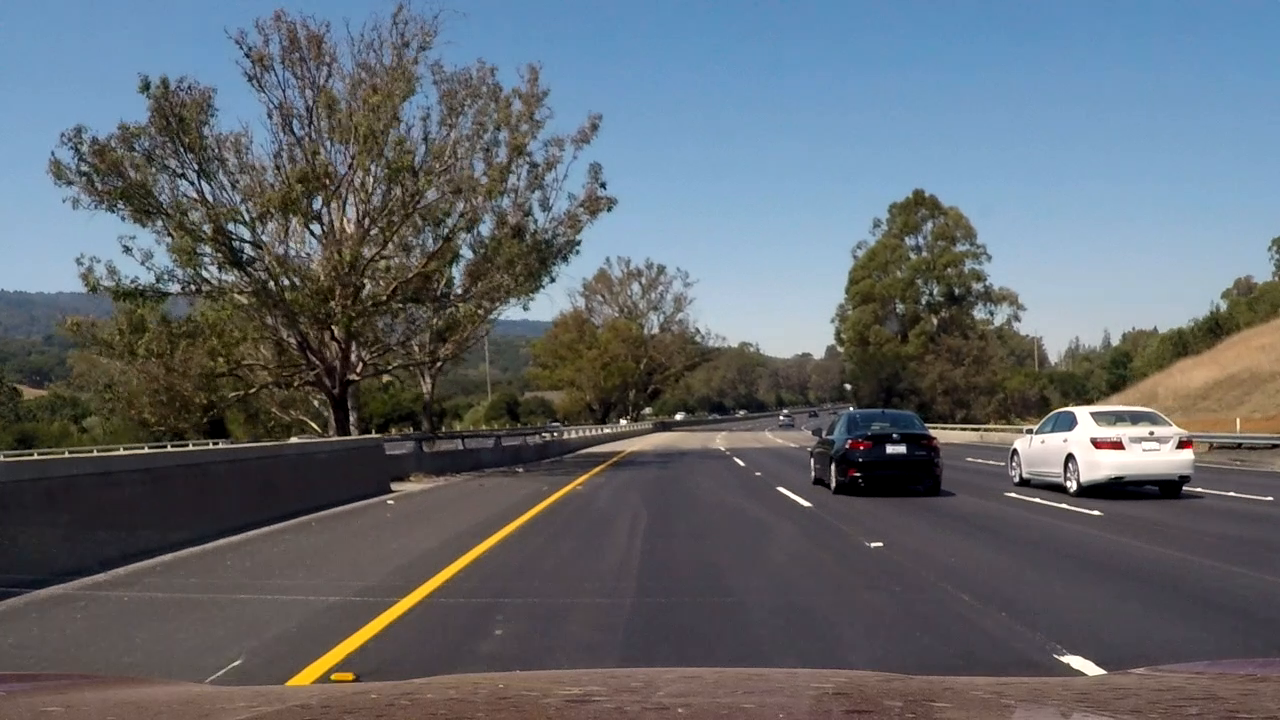
#> input picture frame 3 of Part1/Computer-Vision/Lesson09_Vehicle-Detection/test_video.mp4, 1280 x 720 px, given in place of project_video.mp4, which was not available
$ python test_pipeline.py   (older library calls are emulated)
#> lines starting #> are read from the running program, lines starting #| are printed output that depends on the picture; after the words box and inside, x2 and y2 are one past the last pixel; in counts of white or black regions, pixels touching at a corner belong together; pictures that were not available may be replaced by others from this repository, and a replacement may not be noted
### Part1/Computer-Vision/Lesson04_Advanced_Lane_Finding_Project/calibration.py
import glob
import cv2
import numpy as np
import pickle
import matplotlib.pyplot as plt

# [33 lines left out: function gene_pkl, not called in this run]


def calibrate(img):
    ''' 读取RGB图片，返回相机矫正后的RGB图片 '''

    # img = cv2.cvtColor(img, cv2.COLOR_BGR2RGB)

    with open('IGNORE/output_images/calibration.pkl', 'rb') as f:
        cal = pickle.load(f)

    mtx = cal["mtx"]
    dist = cal["dist"]

    dst = cv2.undistort(img,mtx,dist,None,mtx)

    if __name__ == "__main__":
        # 返回f,两个对象（存放图片）
        f,(row_img, cal_img)=plt.subplots(1, 2)
        f.tight_layout()

        row_img.set_title("row img")
        row_img.imshow(img)
        cal_img.set_title("cal img")
        cal_img.imshow(dst)
        plt.show()

    return dst

# [9 lines that do not run on import are left out]
    #gene_pkl()

### Part1/Computer-Vision/Lesson04_Advanced_Lane_Finding_Project/binary_image.py
from IPython.core.pylabtools import figsize

import cv2
import numpy as np
import matplotlib.pyplot as plt
import glob

print_img = True

# x,y方向上的梯度
print_sobel = False
# 纯度与亮度梯度
print_color_and_grad = False
# 打印结果
print_binary_result = False


def abs_sobel_thresh(img, orient='x', thresh=(0, 255)):
    '''传入RGB 返回x/y方向的梯度'''
    gray = cv2.cvtColor(img, cv2.COLOR_RGB2GRAY)
    if orient == 'x':
        sobel = cv2.Sobel(gray, cv2.CV_64F, dx=1, dy=0)
    else:
        sobel = cv2.Sobel(gray, cv2.CV_64F, dx=0, dy=1)

    sobel = np.abs(sobel)
    sobel = np.uint8(sobel * 255 / np.max(sobel))

    binary = np.zeros_like(sobel)
    binary[(sobel >= thresh[0]) & (sobel <= thresh[1])] = 1

    if print_sobel == True:
        f, (pic1, pic2) = plt.subplots(1, 2)

        pic1.set_title("raw")
        pic1.imshow(img)

        pic2.set_title(f'after abs_sobel_thresh {orient}')
        pic2.imshow(binary)

        plt.show()

    return np.copy(binary)


def mag_thresh(img, ksize=3, thresh=(0, 255)):
    '''传入RGB 计算图像梯度值 '''
    gray = cv2.cvtColor(img, cv2.COLOR_RGB2GRAY)

    sobelx = cv2.Sobel(gray, cv2.CV_64F, dx=1, dy=0, ksize=ksize)
    sobely = cv2.Sobel(gray, cv2.CV_64F, dx=0, dy=1, ksize=ksize)

    mag = np.sqrt(sobelx ** 2 + sobely ** 2)
    abs_mag = np.uint8(mag * 255 / np.max(mag))

    binary = np.zeros_like(abs_mag)
    binary[(abs_mag >= thresh[0]) & (abs_mag <= thresh[1])] = 1

    if print_img == False:
        f, (pic1, pic2) = plt.subplots(1, 2)
        pic1.set_title('raw')
        pic1.imshow(img)
        pic2.set_title('after mag_thresh')
        pic2.imshow(binary)
        plt.show()

    return binary


def dir_thresh(img, sobel_size=3, thresh=(0, np.pi / 2)):
    '''传入RGB 返回梯度方向夹角'''
    gray = cv2.cvtColor(img, cv2.COLOR_RGB2GRAY)
    kernel_sobel_x = cv2.Sobel(gray, cv2.CV_64F, dx=1, dy=0, ksize=sobel_size)
    kernel_sobel_y = cv2.Sobel(gray, cv2.CV_64F, dx=0, dy=1, ksize=sobel_size)

    angle = np.arctan2(np.abs(kernel_sobel_y), np.abs(kernel_sobel_x))

    binary = np.zeros_like(angle)
    binary[(angle >= thresh[0]) & (angle <= thresh[1])] = 1

    if print_img == False:
        f, (pic_1, pic_2) = plt.subplots(1, 2)

        pic_1.set_title('raw')
        pic_1.imshow(img)
        pic_2.set_title('after dir_thresh')
        pic_2.imshow(binary)
        plt.show()

    return binary


def region_mask(img):
    mask = np.zeros_like(img)

    hood = 20

    vertices = np.array([[(0, img.shape[0] - hood),
                          (int(img.shape[1] * 2 / 5), int((img.shape[0] - hood) * 3 / 5)),
                          (int(img.shape[1] * 3 / 5), int((img.shape[0] - hood) * 3 / 5)),
                          (img.shape[1], img.shape[0])]])
    intrest = 255

    cv2.fillPoly(mask, vertices, intrest)

    img = cv2.bitwise_and(img, mask)

    # plt.imshow(img)
    # plt.show()

    return img


use_s_channel_grad = True
if use_s_channel_grad == False:

    # [35 lines left out: function color_and_gradient, not called in this run]
else:
    def color_and_gradient(img, s_thresh=(170, 255), sx_thresh=(20, 100), s_channel_grad_thresh=(15, 100)):
        ''' 传入RGB 返回纯度与l，s梯度阈值 '''

        hls_img = cv2.cvtColor(img, cv2.COLOR_RGB2HLS)

        h_channel = hls_img[:, :, 0]
        l_channel = hls_img[:, :, 1]
        s_channel = hls_img[:, :, 2]

        l_threshed = np.copy(l_channel)
        l_threshed[l_channel < 200] = 0

        # # 创建子图
        # f, ((pic_1, pic_2), (pic_3, pic_4)) = plt.subplots(2, 2, figsize=(10, 8))
        # f.tight_layout()
        #
        # # 显示H通道（调整至0-255范围）
        # pic_1.set_title("H Channel")
        # pic_1.imshow(h_channel, cmap='gray', vmin=0, vmax=180)  # 显式指定数值范围
        #
        # # 显示L通道
        # pic_2.set_title("L Channel")
        # pic_2.imshow(l_threshed, cmap='gray')
        #
        # # 显示S通道
        # pic_3.set_title("S Channel")
        # pic_3.imshow(s_channel, cmap='gray')
        #
        # # 显示原始RGB图像（或转换HLS回RGB）
        # pic_4.set_title("Original RGB")
        # pic_4.imshow(img)  # 建议显示原始输入
        #
        # plt.show()

        # l通道检测水平方向梯度
        sobelx = cv2.Sobel(l_threshed, cv2.CV_64F, dx=1, dy=0)
        abs_sobelx = np.abs(sobelx)
        scaled_sobelx = np.uint8(abs_sobelx * 255 / np.max(abs_sobelx))

        l_channel_in_x_binary = np.zeros_like(scaled_sobelx)
        l_channel_in_x_binary[(scaled_sobelx >= sx_thresh[0]) & (scaled_sobelx <= sx_thresh[1])] = 1

        # s通道x方向的梯度
        s_channel_in_x_grad = np.abs(cv2.Sobel(s_channel, cv2.CV_64F, dx=1, dy=0))
        scaled_s_channel_in_x_grad = np.uint8(s_channel_in_x_grad * 255 / np.max(abs_sobelx))
        s_channel_in_x_binary = np.zeros_like(scaled_s_channel_in_x_grad)
        s_channel_in_x_binary[(scaled_s_channel_in_x_grad >= s_channel_grad_thresh[0]) & (
                scaled_s_channel_in_x_grad <= s_channel_grad_thresh[1])] = 1

        # s通道检测颜色纯度
        s_binary = np.zeros_like(s_channel)
        s_binary[(s_channel >= s_thresh[0]) & (s_channel <= s_thresh[1])] = 1

        # 返回二值图片
        combined = np.zeros_like(s_channel)
        combined[(l_channel_in_x_binary == 1) | (s_binary == 1) | (s_channel_in_x_binary == 1)] = 1
        # combined = np.dstack((np.zeros_like(l_channel_in_x_binary), l_channel_in_x_binary, s_binary)) * 255

        if print_color_and_grad == True:
            f, ((pic1, pic2), (pic3, pic4)) = plt.subplots(2, 2, figsize=(24, 9))
            f.tight_layout()
            pic1.set_title('combined')
            pic1.imshow(combined)
            pic2.set_title('l channel')
            pic2.imshow(l_channel_in_x_binary)
            pic3.set_title('s channel')
            pic3.imshow(s_binary)
            plt.show()

        return combined


def binary_process_pipeline(img):
    '''处理为二值图像'''

    # [17 lines of commented-out code are left out]
    sobelx = abs_sobel_thresh(np.copy(img), orient='x', thresh=(20, 100))
    sobely = abs_sobel_thresh(np.copy(img), orient="y", thresh=(20, 100))
    dir_binary = dir_thresh(np.copy(img), sobel_size=3, thresh=(0.7, 1.3))
    mag_binary = mag_thresh(np.copy(img), ksize=3, thresh=(30, 100))

    # 纯度处理
    color_binary = color_and_gradient(np.copy(img))

    # 结合
    combined = np.zeros_like(mag_binary)

    temp_sobx_soby = np.zeros_like(combined)
    temp_dir_mag = np.zeros_like(combined)

    temp_sobx_soby[(sobelx == 1) & (sobely == 1)] = 1
    temp_dir_mag[(dir_binary == 1) & (mag_binary == 1)] = 1

    combined[(temp_sobx_soby == 1) | (temp_dir_mag == 1) | (color_binary == 1)] = 1

    combined = region_mask(combined)

    if print_binary_result == True:
        f, ((pic_1, pic_2), (pic_3, pic_4)) = plt.subplots(2, 2)
        f.tight_layout()
        pic_1.set_title("color_binary")
        pic_1.imshow(color_binary)

        pic_2.set_title("sobx_soby")
        pic_2.imshow(temp_sobx_soby, cmap='gray')

        pic_3.set_title("dir_mag")
        pic_3.imshow(temp_dir_mag, cmap="gray")

        pic_4.set_title("combined")
        pic_4.imshow(combined, cmap="gray")
        plt.show()

    return combined


def gaussian_blur(img, kerner_size=9):
    return cv2.GaussianBlur(img, (kerner_size, kerner_size), 0)


# [15 lines that do not run on import are left out]

        # [13 lines of commented-out code are left out]

### Part1/Computer-Vision/Lesson04_Advanced_Lane_Finding_Project/perspective_transform.py
import numpy as np
import matplotlib.pyplot as plt
import cv2


def warper(img):
    '''输入图片，返回透视变换后的图片'''

    # 图片numpy数组的shape是 （高，宽，通道），OpenCV的坐标体系是（宽，高，通道）
    img_size = (img.shape[1], img.shape[0])

    src = np.float32(
        [[(img_size[0] / 2) - 55, img_size[1] / 2 + 100],
         [((img_size[0] / 6) - 10), img_size[1]],
         [(img_size[0] * 5 / 6) + 60, img_size[1]],
         [(img_size[0] / 2 + 55), img_size[1] / 2 + 100]])

    # 定义逆时针时4点
    dst = np.float32(
        [[(img_size[0] / 4), 0],
         [(img_size[0] / 4), img_size[1]],
         [(img_size[0] * 3 / 4), img_size[1]],
         [(img_size[0] * 3 / 4), 0]])

    M = cv2.getPerspectiveTransform(src, dst)
    warped = cv2.warpPerspective(img, M, img_size, flags=cv2.INTER_NEAREST)  # 恢复原尺寸

    return warped

def restore_perspective(img):
    '''返回还原的图片'''
    # 图片numpy数组的shape是 （高，宽，通道），OpenCV的坐标体系是（宽，高，通道）
    img_size = (img.shape[1], img.shape[0])

    src = np.float32(
        [[(img_size[0] / 2) - 55, img_size[1] / 2 + 100],
         [((img_size[0] / 6) - 10), img_size[1]],
         [(img_size[0] * 5 / 6) + 60, img_size[1]],
         [(img_size[0] / 2 + 55), img_size[1] / 2 + 100]])

    # 定义逆时针时4点
    dst = np.float32(
        [[(img_size[0] / 4), 0],
         [(img_size[0] / 4), img_size[1]],
         [(img_size[0] * 3 / 4), img_size[1]],
         [(img_size[0] * 3 / 4), 0]])

    M = cv2.getPerspectiveTransform(dst, src)
    warped = cv2.warpPerspective(img, M, img_size, flags=cv2.INTER_NEAREST)  # 恢复原尺寸

    return warped


# [22 lines that do not run on import are left out]

### Part1/Computer-Vision/Lesson04_Advanced_Lane_Finding_Project/test_pipeline.py
import cv2
import numpy as np

if __name__ == "__main__":
    from binary_image import binary_process_pipeline
    from calibration import calibrate
    from perspective_transform import warper ,restore_perspective
    from fit_lane import find_lane_pipe

    # 视频输入输出路径
    input_path = "IGNORE/project_video.mp4"
    output_path = "./output_project_video.mp4"

    # 初始化视频捕捉
    cap = cv2.VideoCapture(input_path)
    if not cap.isOpened():
        print("无法打开视频文件")
        exit()

    # 视频参数
    frame_width = int(cap.get(cv2.CAP_PROP_FRAME_WIDTH))
    frame_height = int(cap.get(cv2.CAP_PROP_FRAME_HEIGHT))
    fps = cap.get(cv2.CAP_PROP_FPS)

    # 初始化视频写入（使用三通道格式）
    fourcc = cv2.VideoWriter_fourcc(*'mp4v')
    out = cv2.VideoWriter(output_path, fourcc, fps, (frame_width, frame_height), isColor=True)

    while cap.isOpened():
        ret, frame = cap.read()
#> frame is the input picture: shape (720, 1280, 3); mean B, G, R 109.8, 103.2, 97.2
        if not ret:
            break

        # 转换颜色空间为RGB
        frame_rgb = cv2.cvtColor(frame, cv2.COLOR_BGR2RGB)

        # 应用校准
        calibrated = calibrate(frame_rgb)
#> (reads Part1/Computer-Vision/Lesson01_Camera_Calibration/calibration.pkl from the repository)

        # 处理帧
        binary = binary_process_pipeline(calibrated)
#> in binary_process_pipeline, `sobelx = abs_sobel_thresh(np.copy(img), orient='x', thresh=(20, 100))`:
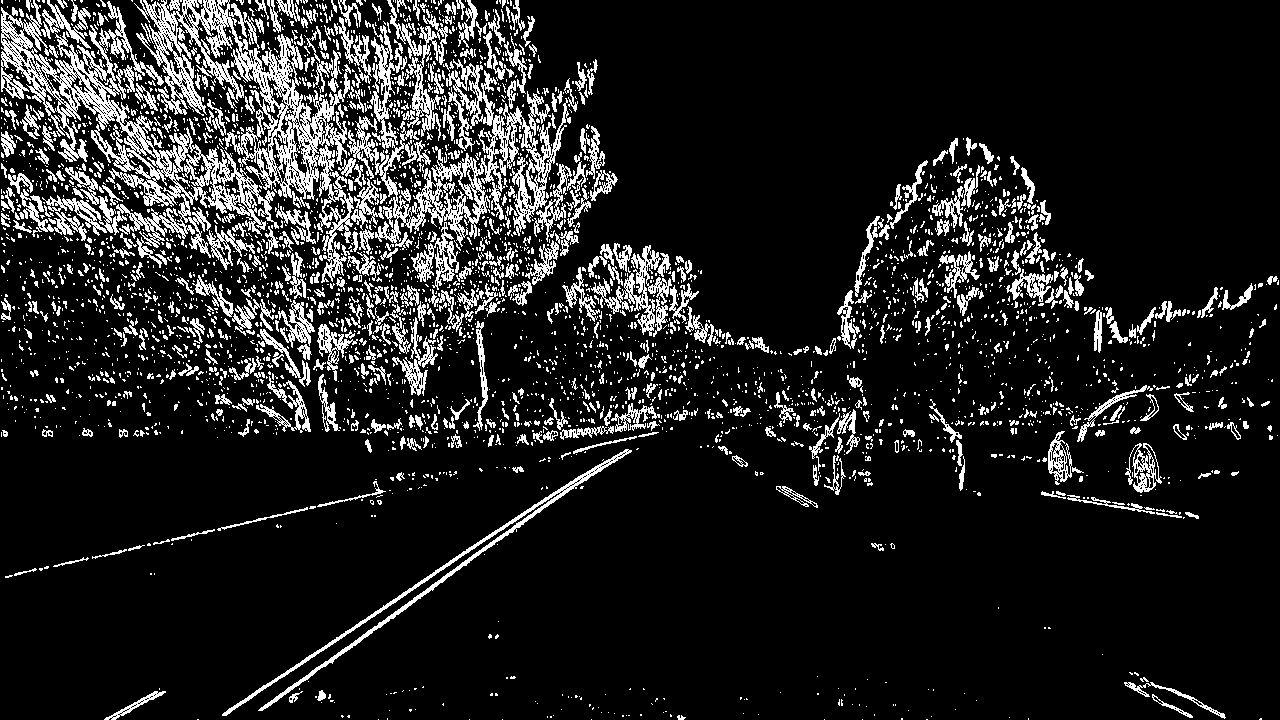
#> sobelx: shape (720, 1280); values 0 (black) and 1 (white), 13% white in thin lines or dots
#> in color_and_gradient, `s_channel = hls_img[:, :, 2]`:
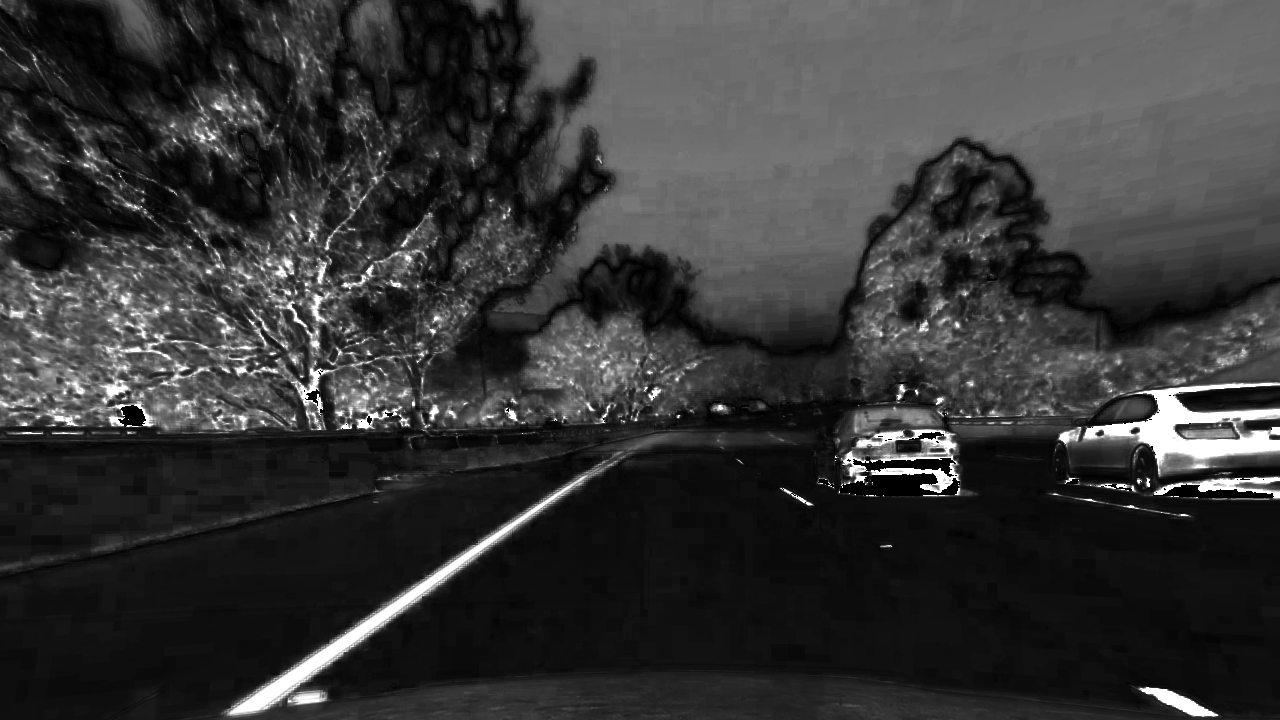
#> s_channel: shape (720, 1280); min 0, max 255, mean 54.3
#> in color_and_gradient, `sobelx = cv2.Sobel(l_threshed, cv2.CV_64F, dx=1, dy=0)`:
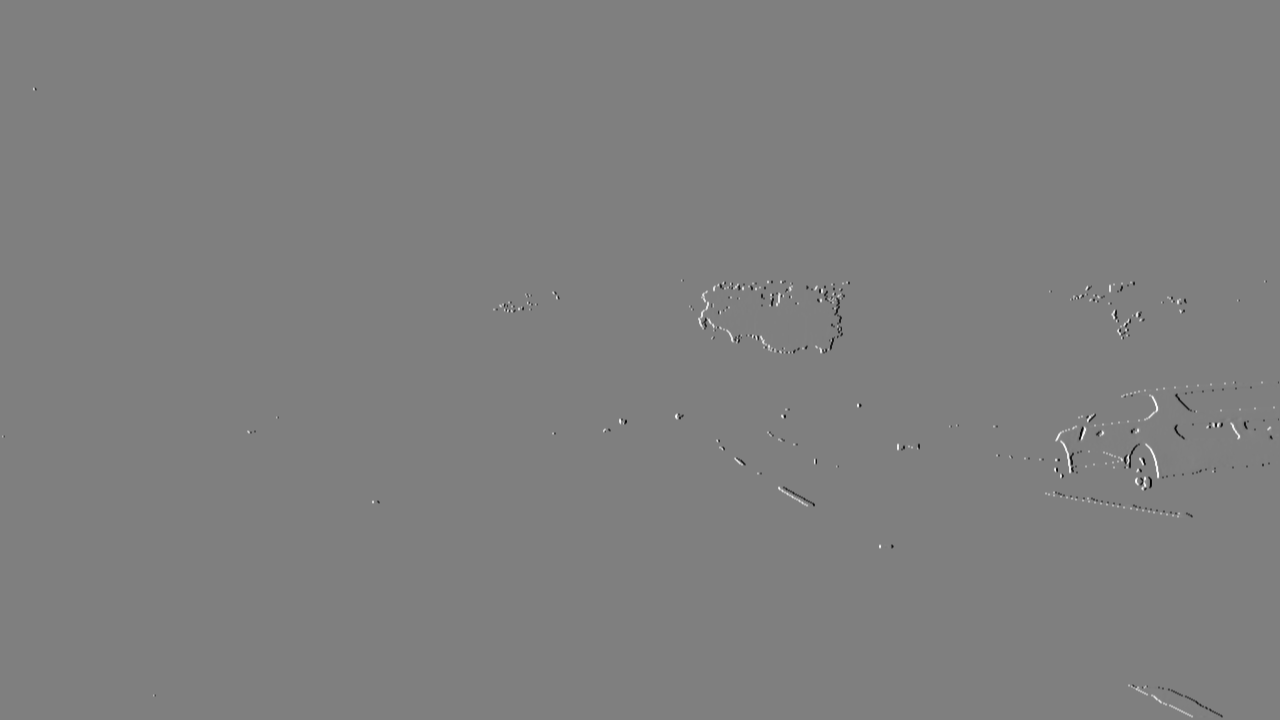
#> sobelx: shape (720, 1280) float64; min -1019, max 1013, mean 0.1; drawn with min black and max white
#> binary: shape (720, 1280); values 0 (black) and 1 (white), 1.5% white; 457 white regions (426 under 20 px), largest, box (x1, y1, x2, y2) and area: (230, 449, 629, 706) 8827, (1124, 677, 1226, 719) 1305, (814, 459, 874, 496) 549

        # 透视变换
        warped = warper(binary)

        re_tran = restore_perspective(warped)
#> in restore_perspective, `warped = cv2.warpPerspective(img, M, img_size, flags=cv2.INTER_NEAREST)`:
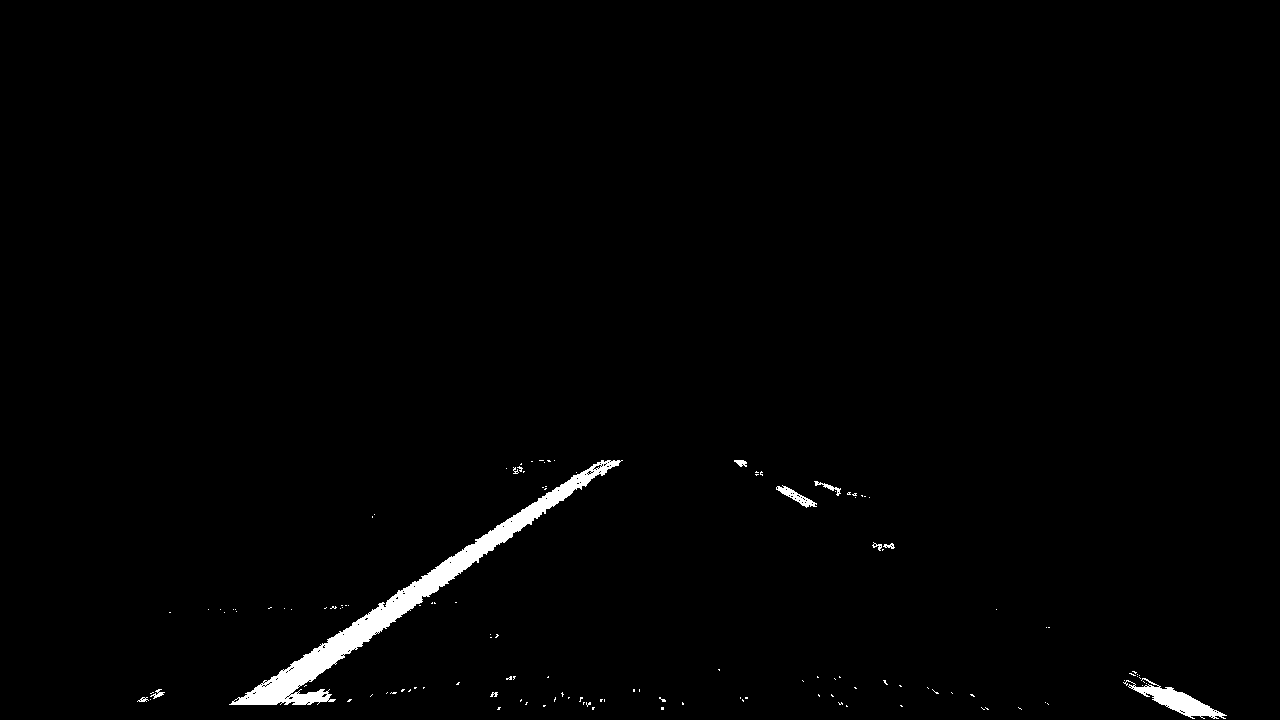
#> warped: shape (720, 1280); values 0 (black) and 1 (white), 1.2% white; 132 white regions (121 under 20 px), largest, box (x1, y1, x2, y2) and area: (229, 460, 623, 705) 8684, (1123, 678, 1227, 719) 1313, (776, 485, 817, 508) 290

        # 转换为三通道输出
        binary_uint8 = (re_tran * 255).astype(np.uint8)
        output_frame = cv2.cvtColor(binary_uint8, cv2.COLOR_GRAY2BGR)

        # 写入帧
        out.write(output_frame)

    # 释放资源
    cap.release()
    out.release()
    print("视频处理完成，输出已保存至:", output_path)

# import numpy as np
# import cv2
# from calibration import calibrate
# from binary_image import binary_process_pipeline
# from perspective_transform import warper,restore_perspective
# from fit_lane import find_window_centroids, gene_window, find_lane_pixel
#
# # 视频处理参数
# INPUT_VIDEO = r"./IGNORE/project_video.mp4"
# OUTPUT_VIDEO = "output_video.mp4"
#
#
# def process_frame(frame):
#     """处理单个视频帧的完整流程"""
#     # 1. 校准图像
#     cal_img = calibrate(frame)
#
#     # 2. 二值化处理
#     binary = binary_process_pipeline(cal_img)
#
#     # 3. 透视变换
#     warped = warper(binary)
#
#     back = restore_perspective(warped)
#
#     return back
#
#
#
# def process_video():
#     # 初始化视频流
#     cap = cv2.VideoCapture(INPUT_VIDEO)
#
#     # 获取视频参数
#     frame_width = int(cap.get(cv2.CAP_PROP_FRAME_WIDTH))
#     frame_height = int(cap.get(cv2.CAP_PROP_FRAME_HEIGHT))
#     fps = cap.get(cv2.CAP_PROP_FPS)
#
#     # 创建视频编码器
#     fourcc = cv2.VideoWriter_fourcc(*'mp4v')
#     out = cv2.VideoWriter(OUTPUT_VIDEO, fourcc, fps, (frame_width, frame_height))
#
#     while cap.isOpened():
#         ret, frame = cap.read()
#         if not ret:
#             break
#
#         # 处理当前帧
#         processed_frame = process_frame(frame)
#
#         # 转换颜色空间用于写入视频
#         output_frame = cv2.cvtColor(processed_frame, cv2.COLOR_GRAY2BGR)
#
#         # 写入输出视频
#         out.write(output_frame)
#
#     # 释放资源
#     cap.release()
#     out.release()
#     cv2.destroyAllWindows()
#
#
# if __name__ == "__main__":
#     process_video()
